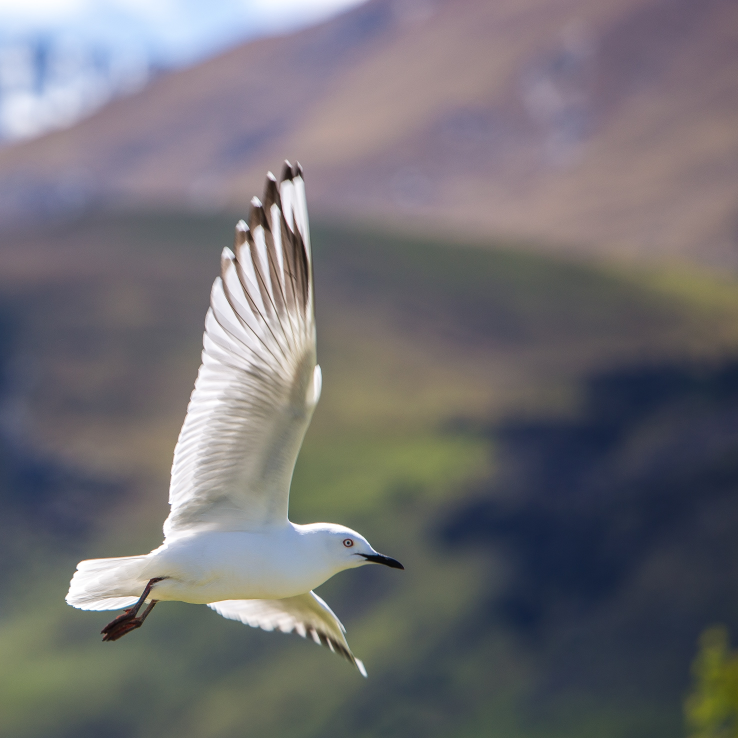
#> input picture 4.jpg, 2952 x 2952 px (shown at 1/4 size)
$ python Morphological_transformations.py
#> lines starting #> are read from the running program, lines starting #| are printed output that depends on the picture
# -*- coding: utf-8 -*-
"""
Created on Mon Mar 16 17:36:22 2020

@author: vijay chauhan

Morphological Transformations
"""

import cv2 as cv
import numpy as np

img=cv.imread('4.jpg',0)
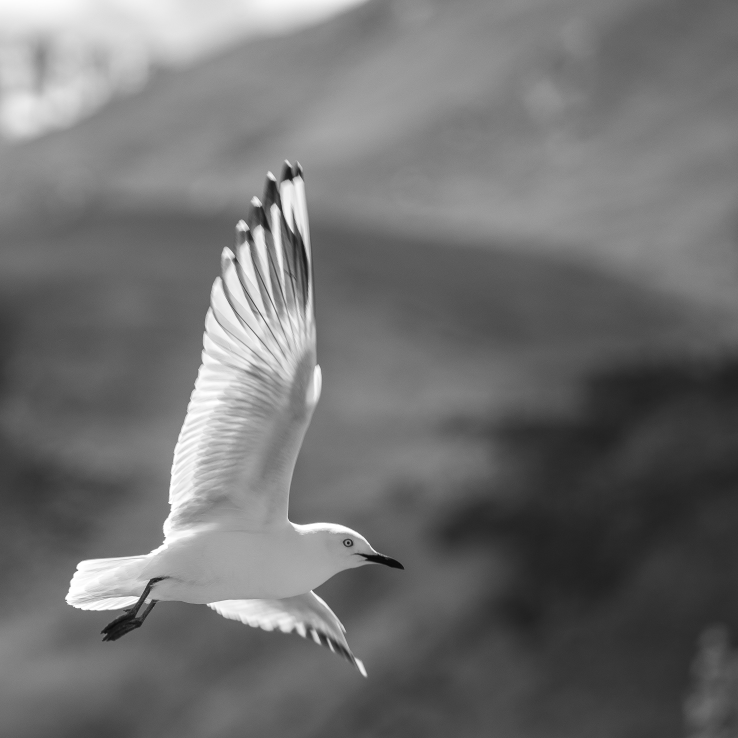
#> img: shape (2952, 2952) (shown at 1/4 size); min 5, max 255, mean 112.5
cv.namedWindow('frame',cv.WINDOW_NORMAL)
cv.resizeWindow('frame1',500,500)
cv.namedWindow('frame1',cv.WINDOW_NORMAL)
cv.resizeWindow('frame',500,500)
cv.namedWindow('frame2',cv.WINDOW_NORMAL)
cv.resizeWindow('frame2',500,500)
kernel=np.ones((23,23),np.uint16)
img1=cv.erode(img,kernel,iterations=1)
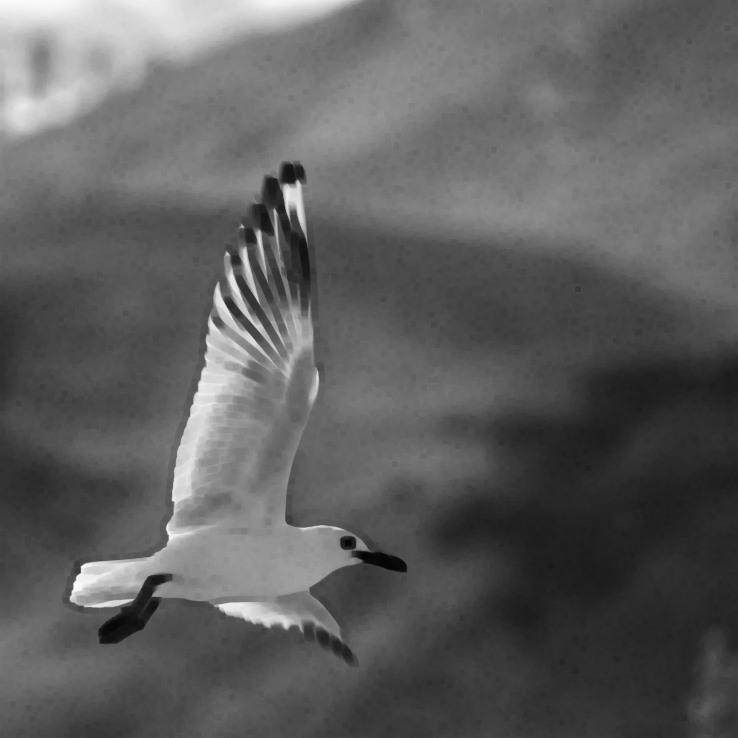
#> img1: shape (2952, 2952) (shown at 1/4 size); min 5, max 252, mean 94.2
img2=cv.dilate(img,kernel,iterations=1)
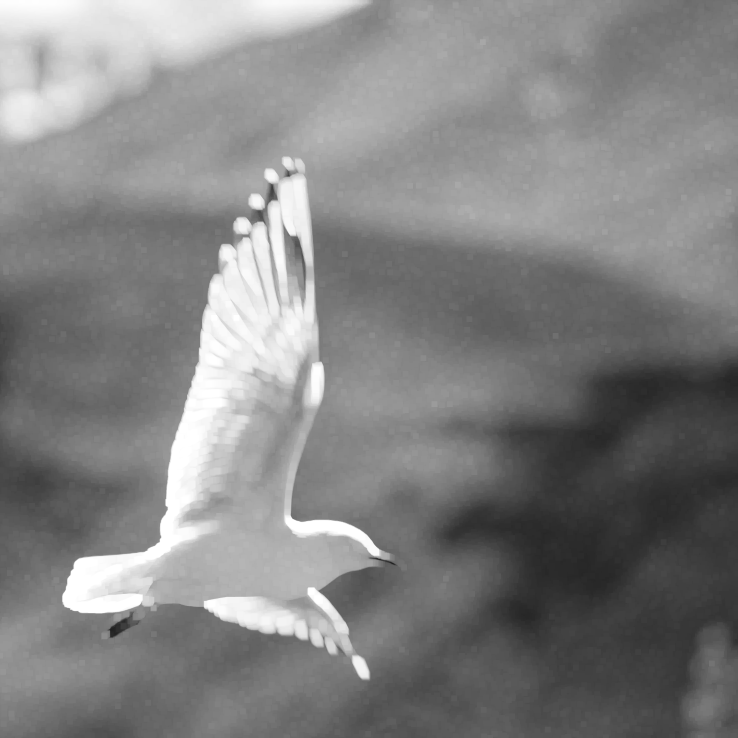
#> img2: shape (2952, 2952) (shown at 1/4 size); min 19, max 255, mean 130.2
img3=cv.morphologyEx(img,cv.MORPH_GRADIENT,kernel)
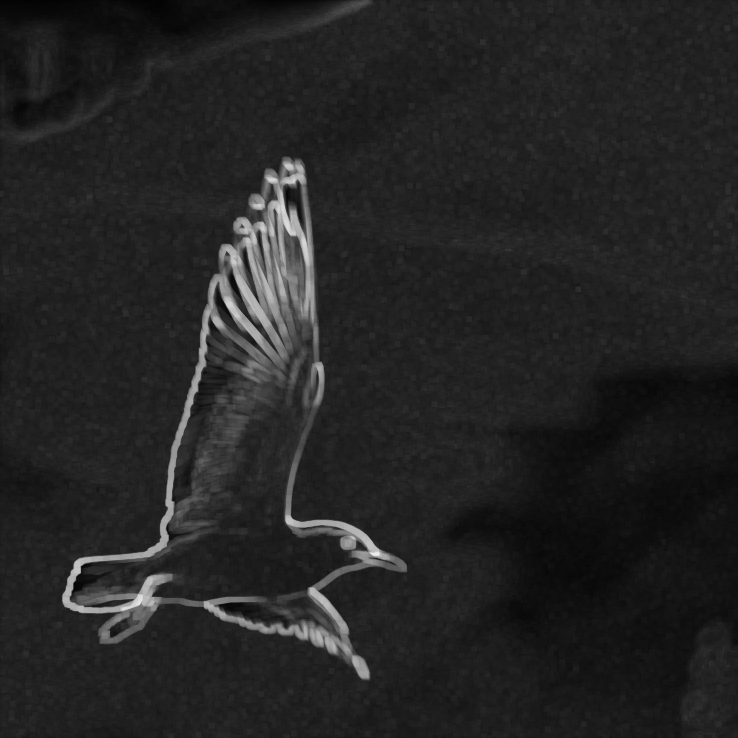
#> img3: shape (2952, 2952) (shown at 1/4 size); min 1, max 242, mean 36
img4=cv.morphologyEx(img,cv.MORPH_OPEN,kernel)
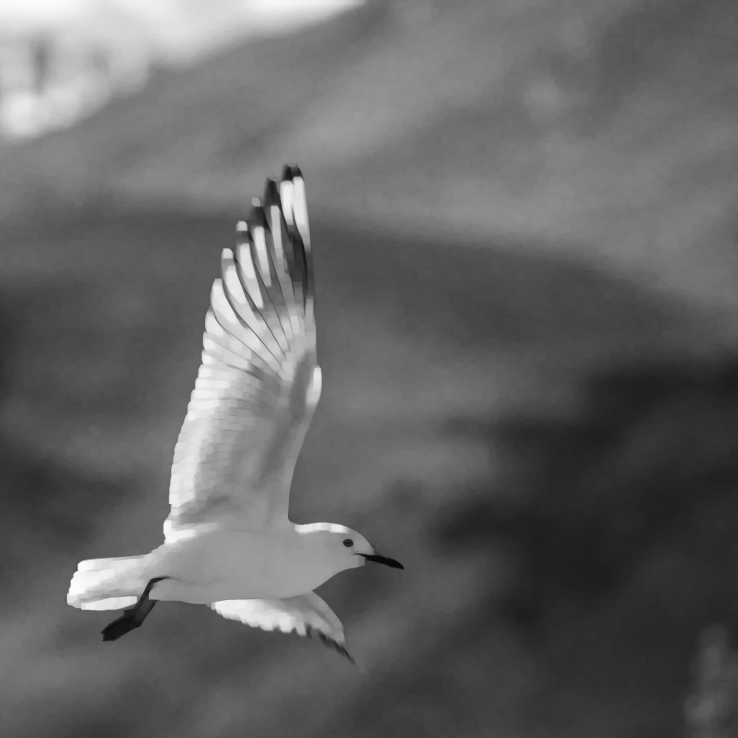
#> img4: shape (2952, 2952) (shown at 1/4 size); min 5, max 252, mean 100.5
img5=cv.morphologyEx(img,cv.MORPH_CLOSE,kernel)
img6=cv.morphologyEx(img,cv.MORPH_BLACKHAT,kernel)
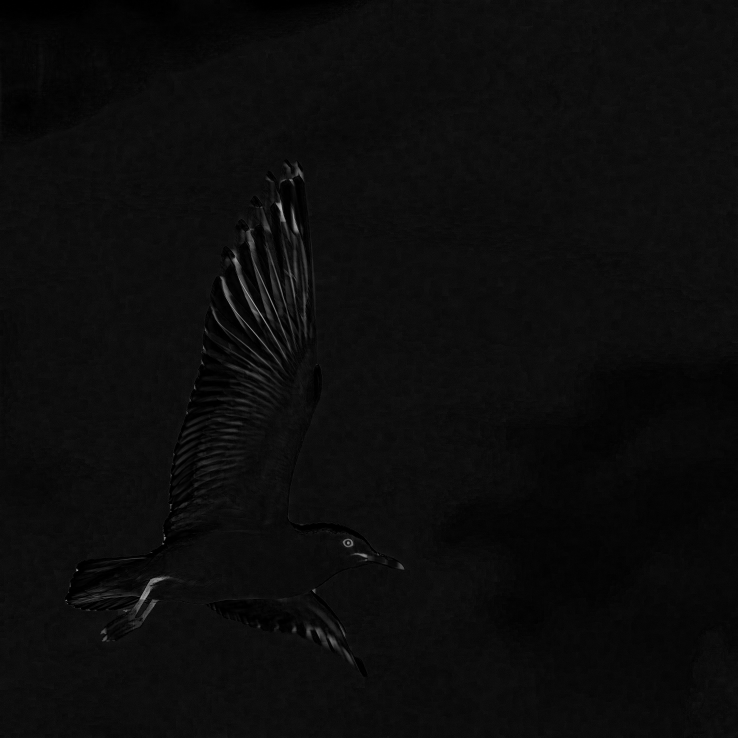
#> img6: shape (2952, 2952) (shown at 1/4 size); min 0, max 193, mean 11.9
cv.imshow('frame',img5)
cv.imshow('frame1',img6)
cv.imshow('frame2',img4)
cv.waitKey(10000)
cv.destroyWindow('frame')
cv.destroyWindow('frame1')
cv.destroyAllWindows()

$ run again, with 1_copy.jpg copied over 4.jpg
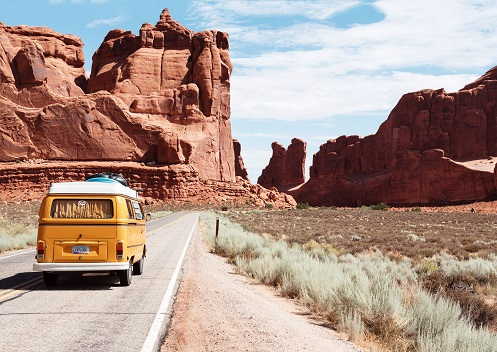
#> input picture 1_copy.jpg, 497 x 352 px
#> `img5=cv.morphologyEx(img,cv.MORPH_CLOSE,kernel)`:
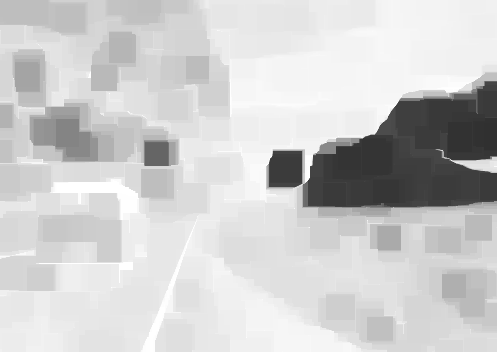
#> img5: shape (352, 497); min 48, max 255, mean 204.3
#> `img6=cv.morphologyEx(img,cv.MORPH_BLACKHAT,kernel)`:
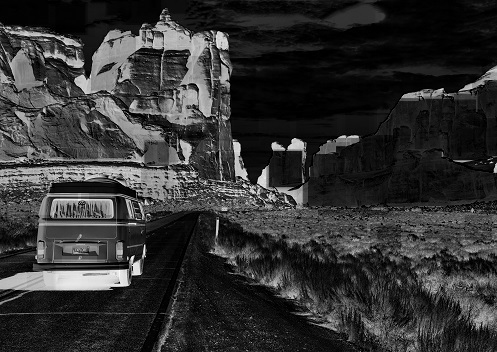
#> img6: shape (352, 497); min 0, max 255, mean 49.9

$ run again, with 275_2.jfif saved as 4.jpg
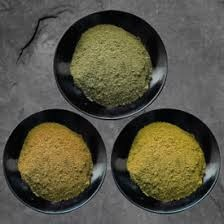
#> input picture 275_2.jfif, 224 x 224 px
#> `img5=cv.morphologyEx(img,cv.MORPH_CLOSE,kernel)`:
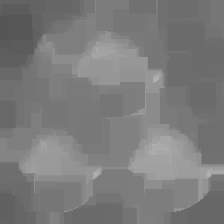
#> img5: shape (224, 224); min 86, max 188, mean 123.2
#> `img6=cv.morphologyEx(img,cv.MORPH_BLACKHAT,kernel)`:
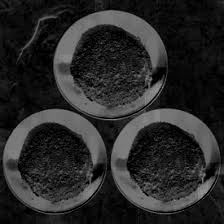
#> img6: shape (224, 224); min 0, max 149, mean 40.6
